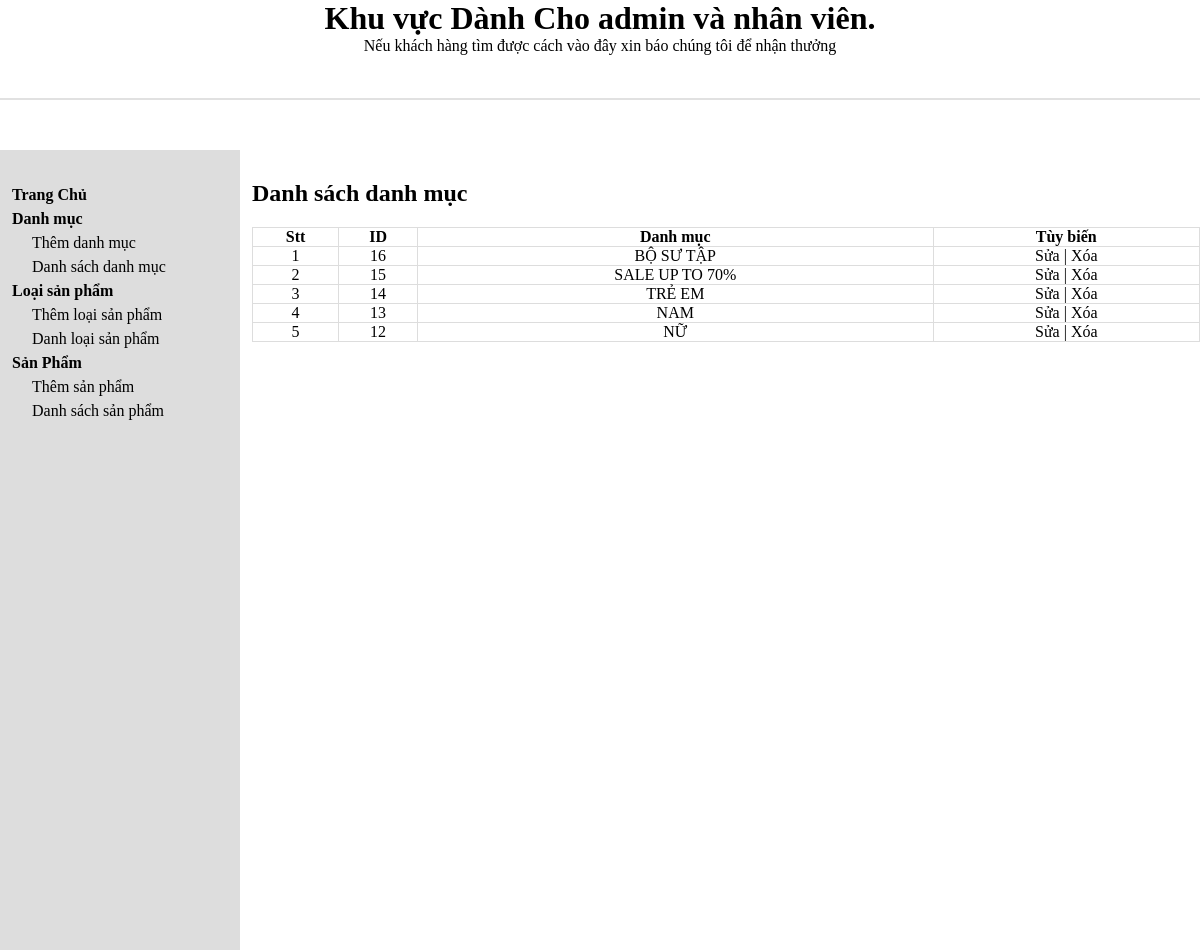
The app's page /WebThoiTrang/admin/cartegorylist.php with its own data.
### tables this page shows
CREATE TABLE `tbl_cartegory` (
  `cartegory_id` int(11) NOT NULL,
  `cartegory_name` varchar(255) NOT NULL
);

### WebThoiTrang/admin/database.php (called while the page is built, shortened)
<?php
if (!class_exists('Database')) {
class Database{
    public $host   = DB_HOST;
    public $user   = DB_USER;
    public $pass   = DB_PASS;
    public $dbname = DB_NAME;
    public $link;
private function connectDB(){
    $this->link = new mysqli($this->host, $this->user, $this->pass,
    $this->dbname);
}
public function select($query){
    $result = $this->link->query($query) or
    die($this->link->error.__line__);
    if($result->num_rows > 0){
        return $result;
    }else{
        return false;
    }
}
}
}
?>

### WebThoiTrang/admin/class/cartegory_class.php (called while the page is built, shortened)
<?php
include "database.php";
?>
<?php
class cartegory{
    private $db;
    public function __construct(){
        $this -> db = new Database();
    }
    public function show_cartegory(){
        $query = "SELECT * FROM tbl_cartegory ORDER BY cartegory_id DESC";
        $result = $this ->db->select($query);
        return $result;
    }
}
?>

### WebThoiTrang/admin/cartegorylist.php (the view)
<?php
include "header.php";
include "slider.php";
include "class/cartegory_class.php";
?>
<?php
$cartegory = new cartegory;
$show_cartegory = $cartegory ->show_cartegory();
?>
<div class="admin-content-right">
            <div class="admin-content-right-cartegory-list">
               <h1>Danh sách danh mục</h1>
               <table>
                <tr>
                    <th>Stt</th>
                    <th>ID</th>
                    <th>Danh mục</th>
                    <th>Tùy biến</th>
                </tr>
                <?php
                if($show_cartegory){$i=0;
                    while($result = $show_cartegory->fetch_assoc()){$i++;
                ?>
                        <tr>
                        <td><?php echo $i ?></td>
                        <td><?php echo $result['cartegory_id'] ?></td>
                        <td><?php echo $result['cartegory_name'] ?></td>
                        <td><a href="cartegoryedit.php?cartegory_id=<?php echo $result['cartegory_id'] ?>">Sửa</a> | <a href="cartegorydelete.php?cartegory_id=<?php echo $result['cartegory_id'] ?>">Xóa</a></td>
                    </tr>
                <?php
                    }
                }
                ?>
               </table>
            </div>
        </div>
    </section>
</body>
</html>

### WebThoiTrang/admin/admin-style.css (style rules this page uses)
* { margin: 0; padding: 0; box-sizing: border-box; color: black; outline: none; }
a { text-decoration: none; }
.admin-content-right { width: 80%; padding: 30px 0 0 12px; }
.admin-content-right-cartegory-list table { width: 100%; text-align: center; margin-top: 20px; }
.admin-content-right-cartegory-list table tr th,td { border: 1px solid #dddddd; }
table { border-collapse: collapse; }

### records on screen
tbl_cartegory: cartegory_id "16", cartegory_name "BỘ SƯ TẬP"
tbl_cartegory: cartegory_id "15", cartegory_name "SALE UP TO 70%"
tbl_cartegory: cartegory_id "14", cartegory_name "TRẺ EM"
tbl_cartegory: cartegory_id "13", cartegory_name "NAM"
tbl_cartegory: cartegory_id "12", cartegory_name "NỮ"
